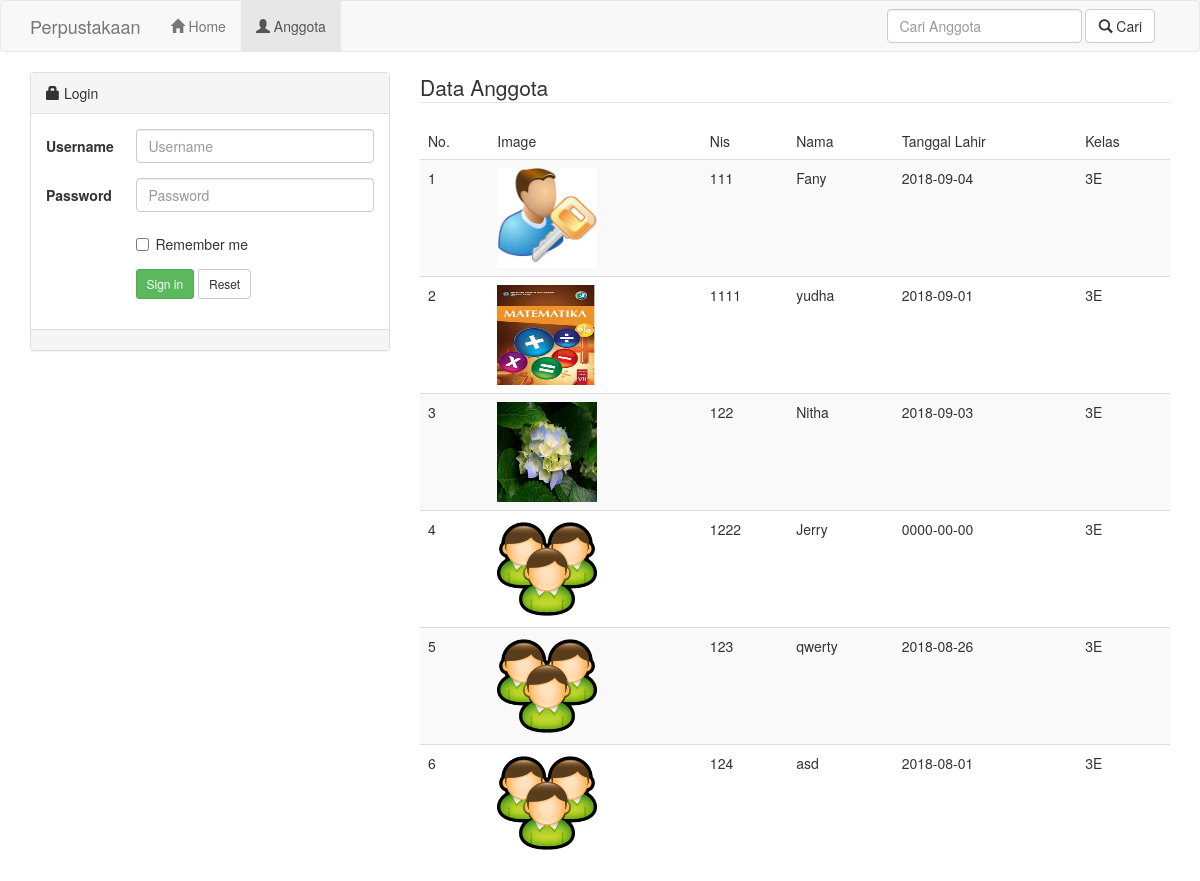
/perpus-server/index.php/web/anggota, run on the app's committed database.
### tables this page shows
CREATE TABLE `anggota` (
  `nis` varchar(10) NOT NULL,
  `nama` varchar(50) DEFAULT NULL,
  `jk` varchar(2) DEFAULT NULL,
  `ttl` date DEFAULT NULL,
  `kelas` varchar(10) DEFAULT NULL,
  `image` varchar(100) NOT NULL
);

### perpus-server/application/controllers/Web.php (called while the page is built, shortened)
<?php
class Web extends CI_Controller{
    function __construct(){
        $this->load->model(array('m_buku','m_anggota','m_petugas'));
    }
    function anggota(){
        $data['title']="Data Anggota";
        $data['anggota']=$this->m_anggota->semua()->result();
        $this->load->view('web/anggota',$data);
    }
}

### perpus-server/index.php (called while the page is built, shortened)
<?php
require_once BASEPATH.'core/CodeIgniter.php';

### perpus-server/application/models/m_anggota.php (called while the page is built, shortened)
<?php
class M_anggota extends CI_Model{
    private $table="anggota";
    private $primary="nis";
    function semua($limit=10,$offset=0,$order_column='',$order_type='asc'){
        if(empty($order_column) || empty($order_type))
            $this->db->order_by($this->primary,'asc');
        else
            $this->db->order_by($order_column,$order_type);
        return $this->db->get($this->table,$limit,$offset);
    }
}

### perpus-server/application/views/web/anggota.php (the view, shortened to what this page needs)
<!doctype html>
    <html>
        <head>
            <link href="<?php echo base_url('assets/css/bootstrap.min.css');?>" rel="stylesheet">
            <link href="<?php echo base_url('assets/font-awesome/css/font-awesome.css');?>" rel="stylesheet">
            <link href="<?php echo base_url('assets/css/plugins/morris/morris-0.4.3.min.css');?>" rel="stylesheet">
            <link href="<?php echo base_url('assets/css/plugins/timeline/timeline.css');?>" rel="stylesheet">
        </head>
        <body>
            <div class="navbar navbar-default">
                <div class="container">
                <div class="navbar-header">
                    <a class="navbar-brand" href="<?php echo site_url('web');?>">Perpustakaan</a>
                </div>
                <div class="navbar-collapse collapse">
                    <ul class="nav navbar-nav">
                        <li><a href="<?php echo site_url('web');?>"><i class="glyphicon glyphicon-home"></i> Home</a></li>
                        <li class="active"><a href="<?php echo site_url('web/anggota');?>"><i class="glyphicon glyphicon-user"></i> Anggota</a></li>
                    </ul>
                    <div class="nav navbar-nav navbar-right">
                        <form class="navbar-form navbar-left" role="search" action="<?php echo site_url('web/cari_anggota');?>" method="post">
                            <div class="form-group">
                                <input type="text" name="cari" class="form-control" placeholder="Cari Anggota">
                            </div>
                            <button type="submit" class="btn btn-default"><i class="glyphicon glyphicon-search"></i> Cari</button>
                        </form>
                    </div>
                </div>
                </div>
            </div>
            <div class="container">
                <div class="row">
                    <div class="col-md-4">
                        <div class="panel panel-default">
                            <div class="panel-heading">
                                <span class="glyphicon glyphicon-lock"></span> Login
                            </div>
                            <div class="panel-body">
                                <form class="form-horizontal" role="form" action="<?php echo site_url('web/proses');?>" method="post">
                                    <div class="form-group">
                                        <label for="inputEmail3" class="col-sm-3 control-label">
                                            Username</label>
                                        <div class="col-sm-9">
                                            <input type="text" name="username" class="form-control" id="inputEmail3" placeholder="Username" required>
                                        </div>
                                    </div>
                                    <div class="form-group">
                                        <label for="inputPassword3" class="col-sm-3 control-label">
                                            Password</label>
                                        <div class="col-sm-9">
                                            <input type="password" name="password" class="form-control" id="inputPassword3" placeholder="Password" required>
                                        </div>
                                    </div>
                                    <div class="form-group">
                                        <div class="col-sm-offset-3 col-sm-9">
                                            <div class="checkbox">
                                                <label>
                                                    <input type="checkbox"/>
                                                    Remember me
                                                </label>
                                            </div>
                                        </div>
                                    </div>
                                    <div class="form-group last">
                                        <div class="col-sm-offset-3 col-sm-9">
                                            <button type="submit" class="btn btn-success btn-sm">
                                                Sign in</button>
                                                 <button type="reset" class="btn btn-default btn-sm">
                                                Reset</button>
                                        </div>
                                    </div>
                                </form>
                            </div>
                            <div class="panel-footer">
                            </div>
                        </div>
                    </div>
                    <div class="col-md-8 ">
                        <legend>Data Anggota</legend>
                        <table class="table table-striped">
                            <thead>
                                <tr>
                                    <td>No.</td>
                                    <td>Image</td>
                                    <td>Nis</td>
                                    <td>Nama</td>
                                    <td>Tanggal Lahir</td>
                                    <td>Kelas</td>
                                </tr>
                            </thead>
                            <?php $no=0; foreach($anggota as $row): $no++;?>
                            <tr>
                                <td><?php echo $no;?></td>
                                <td><img src="<?php echo base_url('assets/img/anggota/'.$row->image);?>" width="100px" height="100px"></td>
                                <td><?php echo $row->nis;?></td>
                                <td><?php echo $row->nama;?></td>
                                <td><?php echo $row->ttl;?></td>
                                <td><?php echo $row->kelas;?></td>
                            </tr>
                            <?php endforeach;?>
                        </table>
                    </div>
                </div>
            </div>
        </body>
    </html>

### data on the page
anggota: image (picture), nis "111", nama "Fany", ttl "2018-09-04", kelas "3E"
anggota: image (picture), nis "1111", nama "yudha", ttl "2018-09-01", kelas "3E"
anggota: image (picture), nis "122", nama "Nitha", ttl "2018-09-03", kelas "3E"
anggota: image (picture), nis "1222", nama "Jerry", ttl "0000-00-00", kelas "3E"
anggota: image (placeholder picture), nis "123", nama "qwerty", ttl "2018-08-26", kelas "3E"
anggota: image (picture), nis "124", nama "asd", ttl "2018-08-01", kelas "3E"
